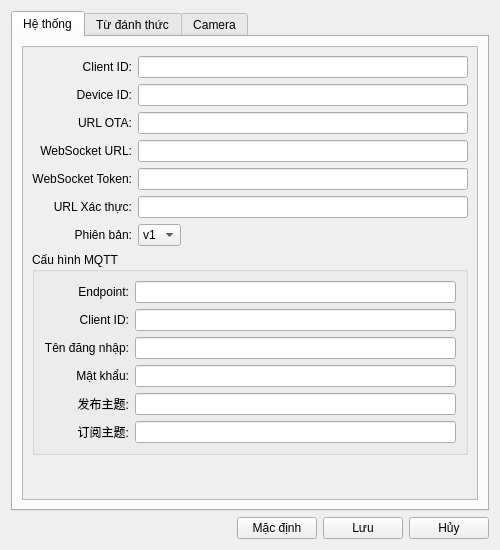
<?xml version="1.0" encoding="UTF-8"?>
<ui version="4.0">
 <class>SettingsWindow</class>
 <widget class="QDialog" name="SettingsWindow">
  <property name="geometry">
   <rect>
    <x>0</x>
    <y>0</y>
    <width>500</width>
    <height>550</height>
   </rect>
  </property>
  <property name="minimumSize">
   <size>
    <width>400</width>
    <height>400</height>
   </size>
  </property>
  <property name="windowTitle">
   <string>Cài đặt hệ thống</string>
  </property>
  <property name="modal">
   <bool>true</bool>
  </property>
  <layout class="QVBoxLayout" name="verticalLayout">
   <item>
    <widget class="QTabWidget" name="tabWidget">
     <property name="currentIndex">
      <number>0</number>
     </property>
     <widget class="QWidget" name="system_tab">
      <attribute name="title">
       <string>Hệ thống</string>
      </attribute>
      <layout class="QVBoxLayout" name="system_layout">
       <item>
        <widget class="QScrollArea" name="system_scroll">
         <property name="widgetResizable">
          <bool>true</bool>
         </property>
         <widget class="QWidget" name="system_content">
          <property name="geometry">
           <rect>
            <x>0</x>
            <y>0</y>
            <width>574</width>
            <height>474</height>
           </rect>
          </property>
          <layout class="QFormLayout" name="system_form">
           <property name="labelAlignment">
            <set>Qt::AlignRight|Qt::AlignVCenter</set>
           </property>
           <property name="fieldGrowthPolicy">
            <enum>QFormLayout::ExpandingFieldsGrow</enum>
           </property>
           <item row="0" column="0">
            <widget class="QLabel" name="client_id_label">
             <property name="text">
              <string>Client ID:</string>
             </property>
             <property name="alignment">
              <set>Qt::AlignRight|Qt::AlignVCenter</set>
             </property>
            </widget>
           </item>
           <item row="0" column="1">
            <widget class="QLineEdit" name="client_id_edit">
             <property name="readOnly">
              <bool>false</bool>
             </property>
            </widget>
           </item>
           <item row="1" column="0">
            <widget class="QLabel" name="device_id_label">
             <property name="text">
              <string>Device ID:</string>
             </property>
             <property name="alignment">
              <set>Qt::AlignRight|Qt::AlignVCenter</set>
             </property>
            </widget>
           </item>
           <item row="1" column="1">
            <widget class="QLineEdit" name="device_id_edit">
             <property name="readOnly">
              <bool>false</bool>
             </property>
            </widget>
           </item>
           <item row="2" column="0">
            <widget class="QLabel" name="ota_url_label">
             <property name="text">
              <string>URL OTA:</string>
             </property>
             <property name="alignment">
              <set>Qt::AlignRight|Qt::AlignVCenter</set>
             </property>
            </widget>
           </item>
           <item row="2" column="1">
            <widget class="QLineEdit" name="ota_url_edit"/>
           </item>
           <item row="3" column="0">
            <widget class="QLabel" name="websocket_url_label">
             <property name="text">
              <string>WebSocket URL:</string>
             </property>
             <property name="alignment">
              <set>Qt::AlignRight|Qt::AlignVCenter</set>
             </property>
            </widget>
           </item>
           <item row="3" column="1">
            <widget class="QLineEdit" name="websocket_url_edit"/>
           </item>
           <item row="4" column="0">
            <widget class="QLabel" name="websocket_token_label">
             <property name="text">
              <string>WebSocket Token:</string>
             </property>
             <property name="alignment">
              <set>Qt::AlignRight|Qt::AlignVCenter</set>
             </property>
            </widget>
           </item>
           <item row="4" column="1">
            <widget class="QLineEdit" name="websocket_token_edit"/>
           </item>
           <item row="5" column="0">
            <widget class="QLabel" name="authorization_url_label">
             <property name="text">
              <string>URL Xác thực:</string>
             </property>
             <property name="alignment">
              <set>Qt::AlignRight|Qt::AlignVCenter</set>
             </property>
            </widget>
           </item>
           <item row="5" column="1">
            <widget class="QLineEdit" name="authorization_url_edit"/>
           </item>
           <item row="6" column="0">
            <widget class="QLabel" name="activation_version_label">
             <property name="text">
              <string>Phiên bản:</string>
             </property>
             <property name="alignment">
              <set>Qt::AlignRight|Qt::AlignVCenter</set>
             </property>
            </widget>
           </item>
           <item row="6" column="1">
            <widget class="QComboBox" name="activation_version_combo">
             <item>
              <property name="text">
               <string>v1</string>
              </property>
             </item>
             <item>
              <property name="text">
               <string>v2</string>
              </property>
             </item>
            </widget>
           </item>
           <item row="7" column="0" colspan="2">
            <widget class="QGroupBox" name="mqtt_group">
             <property name="title">
              <string>Cấu hình MQTT</string>
             </property>
             <layout class="QFormLayout" name="mqtt_form">
              <property name="labelAlignment">
               <set>Qt::AlignRight|Qt::AlignVCenter</set>
              </property>
              <property name="fieldGrowthPolicy">
               <enum>QFormLayout::ExpandingFieldsGrow</enum>
              </property>
              <item row="0" column="0">
               <widget class="QLabel" name="mqtt_endpoint_label">
                <property name="text">
                 <string>Endpoint:</string>
                </property>
                <property name="alignment">
                 <set>Qt::AlignRight|Qt::AlignVCenter</set>
                </property>
               </widget>
              </item>
              <item row="0" column="1">
               <widget class="QLineEdit" name="mqtt_endpoint_edit"/>
              </item>
              <item row="1" column="0">
               <widget class="QLabel" name="mqtt_client_id_label">
                <property name="text">
                 <string>Client ID:</string>
                </property>
                <property name="alignment">
                 <set>Qt::AlignRight|Qt::AlignVCenter</set>
                </property>
               </widget>
              </item>
              <item row="1" column="1">
               <widget class="QLineEdit" name="mqtt_client_id_edit"/>
              </item>
              <item row="2" column="0">
               <widget class="QLabel" name="mqtt_username_label">
                <property name="text">
                 <string>Tên đăng nhập:</string>
                </property>
                <property name="alignment">
                 <set>Qt::AlignRight|Qt::AlignVCenter</set>
                </property>
               </widget>
              </item>
              <item row="2" column="1">
               <widget class="QLineEdit" name="mqtt_username_edit"/>
              </item>
              <item row="3" column="0">
               <widget class="QLabel" name="mqtt_password_label">
                <property name="text">
                 <string>Mật khẩu:</string>
                </property>
                <property name="alignment">
                 <set>Qt::AlignRight|Qt::AlignVCenter</set>
                </property>
               </widget>
              </item>
              <item row="3" column="1">
               <widget class="QLineEdit" name="mqtt_password_edit">
                <property name="echoMode">
                 <enum>QLineEdit::Password</enum>
                </property>
               </widget>
              </item>
              <item row="4" column="0">
               <widget class="QLabel" name="mqtt_publish_topic_label">
                <property name="text">
                 <string>发布主题:</string>
                </property>
                <property name="alignment">
                 <set>Qt::AlignRight|Qt::AlignVCenter</set>
                </property>
               </widget>
              </item>
              <item row="4" column="1">
               <widget class="QLineEdit" name="mqtt_publish_topic_edit"/>
              </item>
              <item row="5" column="0">
               <widget class="QLabel" name="mqtt_subscribe_topic_label">
                <property name="text">
                 <string>订阅主题:</string>
                </property>
                <property name="alignment">
                 <set>Qt::AlignRight|Qt::AlignVCenter</set>
                </property>
               </widget>
              </item>
              <item row="5" column="1">
               <widget class="QLineEdit" name="mqtt_subscribe_topic_edit"/>
              </item>
             </layout>
            </widget>
           </item>
          </layout>
         </widget>
        </widget>
       </item>
      </layout>
     </widget>
     <widget class="QWidget" name="wake_word_tab">
      <attribute name="title">
       <string>Từ đánh thức</string>
      </attribute>
      <layout class="QVBoxLayout" name="wake_word_layout">
       <item>
        <widget class="QScrollArea" name="wake_word_scroll">
         <property name="widgetResizable">
          <bool>true</bool>
         </property>
         <widget class="QWidget" name="wake_word_content">
          <property name="geometry">
           <rect>
            <x>0</x>
            <y>0</y>
            <width>574</width>
            <height>262</height>
           </rect>
          </property>
          <layout class="QFormLayout" name="wake_word_form">
           <property name="labelAlignment">
            <set>Qt::AlignRight|Qt::AlignVCenter</set>
           </property>
           <property name="fieldGrowthPolicy">
            <enum>QFormLayout::ExpandingFieldsGrow</enum>
           </property>
           <item row="0" column="0">
            <widget class="QLabel" name="use_wake_word_label">
             <property name="text">
              <string>BậtTừ đánh thức:</string>
             </property>
             <property name="alignment">
              <set>Qt::AlignRight|Qt::AlignVCenter</set>
             </property>
            </widget>
           </item>
           <item row="0" column="1">
            <widget class="QCheckBox" name="use_wake_word_check"/>
           </item>
           <item row="1" column="0">
            <widget class="QLabel" name="model_path_label">
             <property name="text">
              <string>模型路径:</string>
             </property>
             <property name="alignment">
              <set>Qt::AlignRight|Qt::AlignVCenter</set>
             </property>
            </widget>
           </item>
           <item row="1" column="1">
            <layout class="QHBoxLayout" name="model_path_layout">
             <item>
              <widget class="QLineEdit" name="model_path_edit"/>
             </item>
             <item>
              <widget class="QPushButton" name="model_path_btn">
               <property name="text">
                <string>浏览</string>
               </property>
              </widget>
             </item>
            </layout>
           </item>
           <item row="2" column="0">
            <widget class="QLabel" name="wake_words_label">
             <property name="text">
              <string>Từ đánh thức列表:</string>
             </property>
             <property name="alignment">
              <set>Qt::AlignRight|Qt::AlignTop</set>
             </property>
            </widget>
           </item>
           <item row="2" column="1">
            <layout class="QVBoxLayout" name="wake_words_layout">
             <item>
              <widget class="QTextEdit" name="wake_words_edit">
               <property name="maximumSize">
                <size>
                 <width>16777215</width>
                 <height>100</height>
                </size>
               </property>
               <property name="placeholderText">
                <string>每行一个Từ đánh thức</string>
               </property>
              </widget>
             </item>
             <item>
              <widget class="QLabel" name="wake_words_hint">
               <property name="text">
                <string>提示: 每行输入一个Từ đánh thức，如"小智"、"小美"</string>
               </property>
               <property name="styleSheet">
                <string>color: #666; font-size: 11px;</string>
               </property>
              </widget>
             </item>
            </layout>
           </item>
          </layout>
         </widget>
        </widget>
       </item>
      </layout>
     </widget>
     <widget class="QWidget" name="camera_tab">
      <attribute name="title">
       <string>Camera</string>
      </attribute>
      <layout class="QVBoxLayout" name="camera_layout">
       <item>
        <widget class="QScrollArea" name="camera_scroll">
         <property name="widgetResizable">
          <bool>true</bool>
         </property>
         <widget class="QWidget" name="camera_content">
          <property name="geometry">
           <rect>
            <x>0</x>
            <y>0</y>
            <width>574</width>
            <height>345</height>
           </rect>
          </property>
          <layout class="QFormLayout" name="camera_form">
           <property name="labelAlignment">
            <set>Qt::AlignRight|Qt::AlignVCenter</set>
           </property>
           <property name="fieldGrowthPolicy">
            <enum>QFormLayout::ExpandingFieldsGrow</enum>
           </property>
           <item row="0" column="0">
            <widget class="QLabel" name="camera_index_label">
             <property name="text">
              <string>Camera索引:</string>
             </property>
             <property name="alignment">
              <set>Qt::AlignRight|Qt::AlignVCenter</set>
             </property>
            </widget>
           </item>
           <item row="0" column="1">
            <widget class="QSpinBox" name="camera_index_spin">
             <property name="minimum">
              <number>0</number>
             </property>
             <property name="maximum">
              <number>10</number>
             </property>
            </widget>
           </item>
           <item row="1" column="0">
            <widget class="QLabel" name="frame_width_label">
             <property name="text">
              <string>Chiều rộng:</string>
             </property>
             <property name="alignment">
              <set>Qt::AlignRight|Qt::AlignVCenter</set>
             </property>
            </widget>
           </item>
           <item row="1" column="1">
            <widget class="QSpinBox" name="frame_width_spin">
             <property name="minimum">
              <number>320</number>
             </property>
             <property name="maximum">
              <number>1920</number>
             </property>
             <property name="singleStep">
              <number>10</number>
             </property>
             <property name="value">
              <number>640</number>
             </property>
            </widget>
           </item>
           <item row="2" column="0">
            <widget class="QLabel" name="frame_height_label">
             <property name="text">
              <string>Chiều cao:</string>
             </property>
             <property name="alignment">
              <set>Qt::AlignRight|Qt::AlignVCenter</set>
             </property>
            </widget>
           </item>
           <item row="2" column="1">
            <widget class="QSpinBox" name="frame_height_spin">
             <property name="minimum">
              <number>240</number>
             </property>
             <property name="maximum">
              <number>1080</number>
             </property>
             <property name="singleStep">
              <number>10</number>
             </property>
             <property name="value">
              <number>480</number>
             </property>
            </widget>
           </item>
           <item row="3" column="0">
            <widget class="QLabel" name="fps_label">
             <property name="text">
              <string>FPS:</string>
             </property>
             <property name="alignment">
              <set>Qt::AlignRight|Qt::AlignVCenter</set>
             </property>
            </widget>
           </item>
           <item row="3" column="1">
            <widget class="QSpinBox" name="fps_spin">
             <property name="minimum">
              <number>1</number>
             </property>
             <property name="maximum">
              <number>60</number>
             </property>
             <property name="value">
              <number>30</number>
             </property>
            </widget>
           </item>
           <item row="4" column="0">
            <widget class="QLabel" name="local_vl_url_label">
             <property name="text">
              <string>本地VL URL:</string>
             </property>
             <property name="alignment">
              <set>Qt::AlignRight|Qt::AlignVCenter</set>
             </property>
            </widget>
           </item>
           <item row="4" column="1">
            <widget class="QLineEdit" name="local_vl_url_edit"/>
           </item>
           <item row="5" column="0">
            <widget class="QLabel" name="vl_api_key_label">
             <property name="text">
              <string>VL API Key:</string>
             </property>
             <property name="alignment">
              <set>Qt::AlignRight|Qt::AlignVCenter</set>
             </property>
            </widget>
           </item>
           <item row="5" column="1">
            <widget class="QLineEdit" name="vl_api_key_edit">
             <property name="echoMode">
              <enum>QLineEdit::Password</enum>
             </property>
            </widget>
           </item>
           <item row="6" column="0">
            <widget class="QLabel" name="models_label">
             <property name="text">
              <string>模型:</string>
             </property>
             <property name="alignment">
              <set>Qt::AlignRight|Qt::AlignVCenter</set>
             </property>
            </widget>
           </item>
           <item row="6" column="1">
            <widget class="QLineEdit" name="models_edit"/>
           </item>
          </layout>
         </widget>
        </widget>
       </item>
      </layout>
     </widget>
    </widget>
   </item>
   <item>
    <layout class="QHBoxLayout" name="button_layout">
     <item>
      <spacer name="button_spacer">
       <property name="orientation">
        <enum>Qt::Horizontal</enum>
       </property>
       <property name="sizeHint" stdset="0">
        <size>
         <width>40</width>
         <height>20</height>
        </size>
       </property>
      </spacer>
     </item>
     <item>
      <widget class="QPushButton" name="reset_btn">
       <property name="text">
        <string>Mặc định</string>
       </property>
      </widget>
     </item>
     <item>
      <widget class="QPushButton" name="save_btn">
       <property name="text">
        <string>Lưu</string>
       </property>
      </widget>
     </item>
     <item>
      <widget class="QPushButton" name="cancel_btn">
       <property name="text">
        <string>Hủy</string>
       </property>
      </widget>
     </item>
    </layout>
   </item>
  </layout>
 </widget>
 <resources/>
 <connections/>
</ui>
